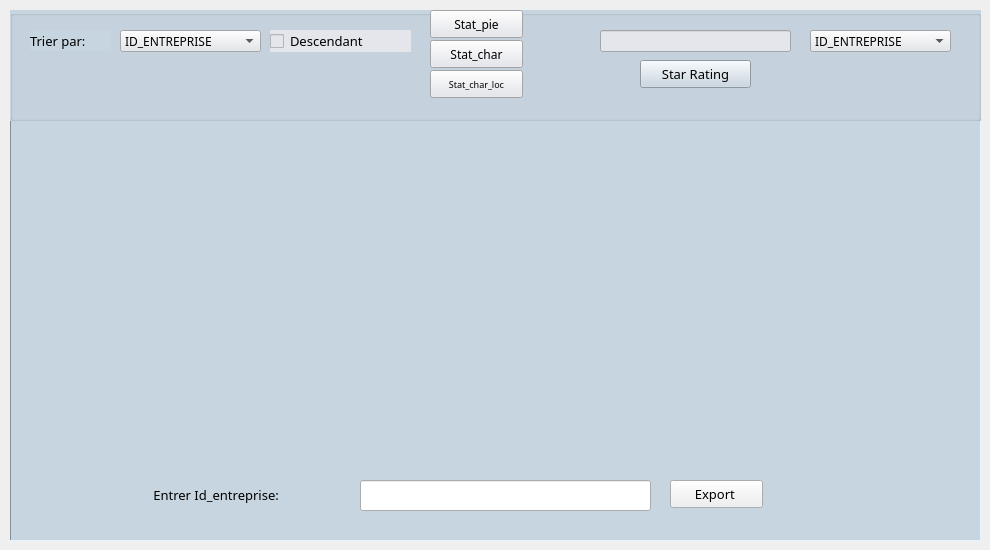
    <widget class="QWidget" name="tab_2">
     <attribute name="title">
      <string>Afficher les Entreprises</string>
     </attribute>
     <widget class="QTableView" name="Table_entreprise">
      <property name="geometry">
       <rect>
        <x>10</x>
        <y>120</y>
        <width>971</width>
        <height>421</height>
       </rect>
      </property>
      <property name="font">
       <font>
        <family>Arial Rounded MT Bold</family>
        <pointsize>10</pointsize>
       </font>
      </property>
      <property name="contextMenuPolicy">
       <enum>Qt::PreventContextMenu</enum>
      </property>
      <property name="styleSheet">
       <string notr="true">background-color: rgb(199, 213, 224);</string>
      </property>
      <property name="frameShape">
       <enum>QFrame::Panel</enum>
      </property>
     </widget>
     <widget class="QGroupBox" name="groupBox_affichage">
      <property name="geometry">
       <rect>
        <x>10</x>
        <y>10</y>
        <width>971</width>
        <height>111</height>
       </rect>
      </property>
      <property name="font">
       <font>
        <family>Arial Rounded MT Bold</family>
        <pointsize>10</pointsize>
       </font>
      </property>
      <property name="styleSheet">
       <string notr="true">background-color: rgb(199, 213, 224);</string>
      </property>
      <property name="title">
       <string/>
      </property>
      <property name="flat">
       <bool>true</bool>
      </property>
      <property name="checkable">
       <bool>false</bool>
      </property>
      <widget class="QLabel" name="label_5">
       <property name="geometry">
        <rect>
         <x>20</x>
         <y>20</y>
         <width>81</width>
         <height>21</height>
        </rect>
       </property>
       <property name="font">
        <font>
         <family>Arial Rounded MT Bold</family>
         <pointsize>10</pointsize>
        </font>
       </property>
       <property name="text">
        <string>Trier par:</string>
       </property>
      </widget>
      <widget class="QComboBox" name="comboBox_trie">
       <property name="geometry">
        <rect>
         <x>110</x>
         <y>20</y>
         <width>141</width>
         <height>22</height>
        </rect>
       </property>
       <property name="font">
        <font>
         <family>Arial Rounded MT Bold</family>
        </font>
       </property>
       <property name="styleSheet">
        <string notr="true">border-color: rgb(0, 0, 0);
background-color: rgb(228, 230, 235);</string>
       </property>
       <item>
        <property name="text">
         <string>ID_ENTREPRISE</string>
        </property>
       </item>
       <item>
        <property name="text">
         <string>NOM</string>
        </property>
       </item>
       <item>
        <property name="text">
         <string>NOMBRE_RAPPORT</string>
        </property>
       </item>
       <item>
        <property name="text">
         <string>NUM_TELEPHONE</string>
        </property>
       </item>
       <item>
        <property name="text">
         <string>EMAIL</string>
        </property>
       </item>
       <item>
        <property name="text">
         <string>LOCALISATION</string>
        </property>
       </item>
      </widget>
      <widget class="QCheckBox" name="checkBox_descendant">
       <property name="geometry">
        <rect>
         <x>260</x>
         <y>20</y>
         <width>141</width>
         <height>22</height>
        </rect>
       </property>
       <property name="font">
        <font>
         <family>Arial Rounded MT Bold</family>
         <pointsize>10</pointsize>
        </font>
       </property>
       <property name="styleSheet">
        <string notr="true">background-color: rgb(228, 230, 235);
border-color: rgb(0, 0, 0);</string>
       </property>
       <property name="text">
        <string>Descendant</string>
       </property>
      </widget>
      <widget class="QComboBox" name="comboBox_recherche">
       <property name="geometry">
        <rect>
         <x>800</x>
         <y>20</y>
         <width>141</width>
         <height>22</height>
        </rect>
       </property>
       <property name="font">
        <font>
         <family>Arial Rounded MT Bold</family>
        </font>
       </property>
       <property name="styleSheet">
        <string notr="true">border-color: rgb(0, 0, 0);
background-color: rgb(228, 230, 235);</string>
       </property>
       <item>
        <property name="text">
         <string>ID_ENTREPRISE</string>
        </property>
       </item>
       <item>
        <property name="text">
         <string>NOM</string>
        </property>
       </item>
       <item>
        <property name="text">
         <string>NOMBRE_RAPPORT</string>
        </property>
       </item>
       <item>
        <property name="text">
         <string>NUM_TELEPHONE</string>
        </property>
       </item>
       <item>
        <property name="text">
         <string>EMAIL</string>
        </property>
       </item>
       <item>
        <property name="text">
         <string>LOCALISATION</string>
        </property>
       </item>
      </widget>
      <widget class="QLineEdit" name="lineEdit">
       <property name="geometry">
        <rect>
         <x>590</x>
         <y>20</y>
         <width>191</width>
         <height>22</height>
        </rect>
       </property>
       <property name="font">
        <font>
         <family>Arial Rounded MT Bold</family>
         <pointsize>10</pointsize>
        </font>
       </property>
       <property name="styleSheet">
        <string notr="true">background-color: rgb(228, 230, 235);</string>
       </property>
       <property name="text">
        <string/>
       </property>
      </widget>
      <widget class="QPushButton" name="pushButton_stat">
       <property name="geometry">
        <rect>
         <x>420</x>
         <y>0</y>
         <width>93</width>
         <height>28</height>
        </rect>
       </property>
       <property name="font">
        <font>
         <family>Arial Rounded MT Bold</family>
         <pointsize>9</pointsize>
        </font>
       </property>
       <property name="styleSheet">
        <string notr="true">background-color: rgb(228, 230, 235);</string>
       </property>
       <property name="text">
        <string>Stat_pie</string>
       </property>
      </widget>
      <widget class="QPushButton" name="pushButton_stat_2">
       <property name="geometry">
        <rect>
         <x>420</x>
         <y>30</y>
         <width>93</width>
         <height>28</height>
        </rect>
       </property>
       <property name="font">
        <font>
         <family>Arial Rounded MT Bold</family>
         <pointsize>9</pointsize>
        </font>
       </property>
       <property name="styleSheet">
        <string notr="true">background-color: rgb(228, 230, 235);</string>
       </property>
       <property name="text">
        <string>Stat_char</string>
       </property>
      </widget>
      <widget class="QPushButton" name="pushButton_stat_3">
       <property name="geometry">
        <rect>
         <x>420</x>
         <y>60</y>
         <width>93</width>
         <height>28</height>
        </rect>
       </property>
       <property name="font">
        <font>
         <family>Arial Rounded MT Bold</family>
         <pointsize>7</pointsize>
        </font>
       </property>
       <property name="styleSheet">
        <string notr="true">background-color: rgb(228, 230, 235);</string>
       </property>
       <property name="text">
        <string>Stat_char_loc</string>
       </property>
      </widget>
      <widget class="QPushButton" name="Button_Star_Rating">
       <property name="geometry">
        <rect>
         <x>630</x>
         <y>50</y>
         <width>111</width>
         <height>28</height>
        </rect>
       </property>
       <property name="font">
        <font>
         <family>Arial Rounded MT Bold</family>
         <pointsize>10</pointsize>
        </font>
       </property>
       <property name="text">
        <string>Star Rating</string>
       </property>
      </widget>
     </widget>
     <widget class="QPushButton" name="pushButton">
      <property name="geometry">
       <rect>
        <x>670</x>
        <y>480</y>
        <width>93</width>
        <height>28</height>
       </rect>
      </property>
      <property name="font">
       <font>
        <family>Arial Rounded MT Bold</family>
        <pointsize>10</pointsize>
       </font>
      </property>
      <property name="text">
       <string>Export </string>
      </property>
     </widget>
     <widget class="QLineEdit" name="lineEdit_2">
      <property name="geometry">
       <rect>
        <x>360</x>
        <y>480</y>
        <width>291</width>
        <height>31</height>
       </rect>
      </property>
     </widget>
     <widget class="QLabel" name="label_17">
      <property name="geometry">
       <rect>
        <x>150</x>
        <y>479</y>
        <width>191</width>
        <height>31</height>
       </rect>
      </property>
      <property name="font">
       <font>
        <family>Arial Rounded MT Bold</family>
        <pointsize>10</pointsize>
       </font>
      </property>
      <property name="text">
       <string> Entrer Id_entreprise:</string>
      </property>
     </widget>
    </widget>
